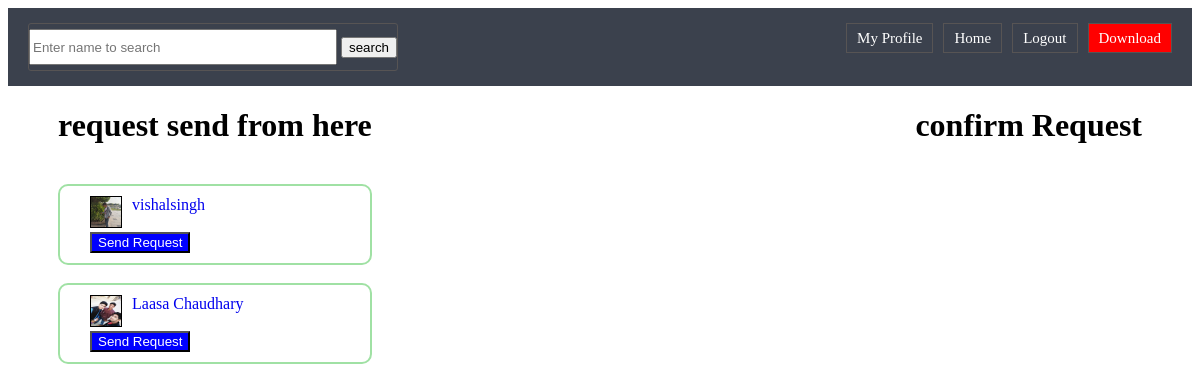
The app's page /addfriend/ (signed in) with its own data.
### app1/models.py (models this page shows)
class signup(models.Model):
    firstname=models.CharField(max_length=15)
    lastname=models.CharField(max_length=10)
    emailid=models.CharField(max_length=30,primary_key=True)
    password=models.CharField(max_length=10)
    dobd=models.CharField(max_length=2)
    dobm=models.CharField(max_length=5)
    doby=models.CharField(max_length=4)
    gender=models.CharField(max_length=6)
    displayimage=models.ImageField(upload_to='images/')

### app1/views.py (the view)
# urls.py: path('addfriend/',addfriend),
def addfriend(request):
    allUser = signup.objects.all()
    b = signup.objects.get(emailid=request.session["name"])
    accept = friendslist.objects.filter(reciever=b)
    c = friendslist.objects.filter(Q(sender=b) | Q(reciever=b))
    l1 = []
    for i in c:
        if(i.reciever==b):
            l1.append(i.sender.emailid)
        else:
            l1.append(i.reciever.emailid)
    u_list = []
    for i in allUser:
        if(i.emailid not in l1 ):
            u_list.append(i)
    return render(request,'addfriend.html',{"friend":u_list,'accept':accept})

### templates/addfriend.html (shortened to what this page needs)
{%load static%}
<!DOCTYPE html>
<html lang="en" dir="ltr">
  <head>
    <link rel="stylesheet" href ="{% static 'css/addfriend.css' %}" />
    <link rel="stylesheet" type="text/css" href="{%static 'css/header.css'%}">
  </head>
  <body>
<div class="navbar">
	<div class="left">
	<div class="navbar1">
		<input type="text" name="search" style="width: 300px;height: 30px;" placeholder="Enter name to search">
		<input type="submit" name="" value="search">
	</div>
	</div>
	<div class="right">
	<div class="navbar3">
		<a href="#">My Profile </i></a></div>
	<div class="navbar3"><a href="http://127.0.0.1:8000/homepage">Home </i></a></div>
	<div>
	    <a href="#">Logout</a>
	</div>
	<div class="download">
		<a href="#">Download</a>
	</div>
</div>
	</div>
<div >
    <div class="sendrequest" >
      <h1>request send from here </h1>
    {% for i in friend %}
    {%if i.emailid != request.session.name %}
          <div class="friend ">
            <div style="float:left;"><img src="{{i.displayimage}}" alt="image not found" class="profile" /></div>
            <div style="float:left;padding-left:10px;"> <a href="#" style="font-family:verdana;text-decoration:none;" >{{i.firstname}}{{i.lastname}}</a> </div><br><br>
            <div>
              <button class="disableBtn " value="{{ i.emailid }}" onclick="sendRequest(this)">Send Request</button>
            </div>
            </div>
         {%endif%}
         <br>
    {%endfor%}
  </div>
    <div  class="acceptrequest">
        <h1>confirm Request</h1>
      </div>
    </div>
  </body>
</html>

### static/css/addfriend.css (style rules this page uses)
.acceptrequest { float:right; margin-right:50px; }
.sendrequest { float:left; margin-left:50px; }
.profile { height:30px; width:30px; border:1px solid black; }
.friend { border: 2px solid rgb(160, 225, 164); padding-left:30px; padding-top:10px; padding-bottom:10px; padding-right:0px; border-radius : 10px; }
.disableBtn { color:white; background-color: blue; }

### static/css/header.css (style rules this page uses)
.navbar { width=100%; background-color: rgb(55,61,73,0.975); overflow:hidden; position: relative; padding:15px; }
.navbar .left { float:left; overflow: hidden; }
.navbar .right { float:right; overflow: hidden; }
.left div { float:left; margin: 0px 5px; padding: 5px 0px; border:1px solid rgb(87,84,84); border-radius: 3px }
.right div { float:left; padding: 5px 0px; border:1px solid rgb(87,84,84); margin:0px 5px; }
.navbar a { color:white; font-size:15px; text-decoration: none; padding: 10px; }
.download { background-color: red; }

### records on screen
signup: displayimage (picture), firstname "vishal", lastname "singh"
signup: displayimage (picture), firstname "Laasa", lastname "Chaudhary"
